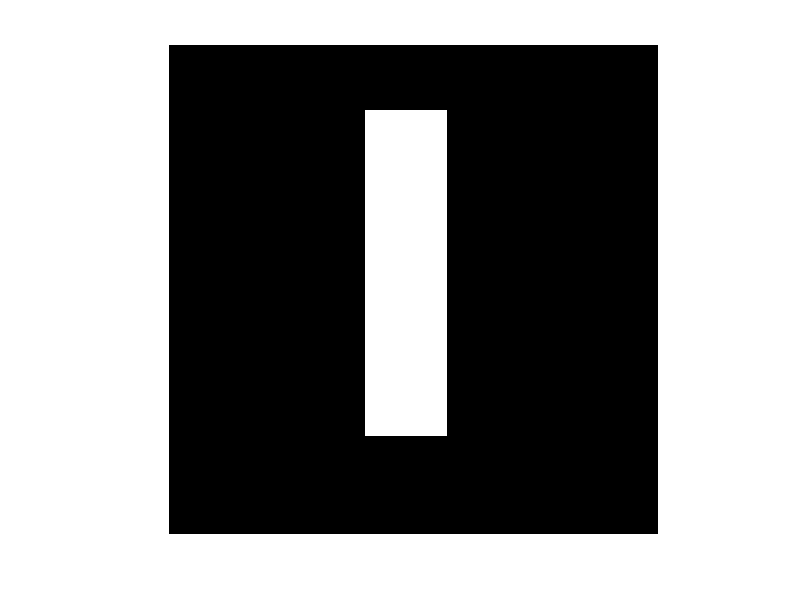

The MATLAB source for this figure:
%% create image 1
f1 = zeros(30, 30);
f1(5:24, 13:17) = 1;
% figure;  imshow(f1, 'InitialMagnification', 'fit');

%% fft for f1
F = fft2( f1 );
Fshifted = fftshift( F );
Fshiftedabs = abs( Fshifted );
% figure;  imshow(Fshiftedabs, [], 'InitialMagnification', 'fit');

F3 = log( 1 + Fshiftedabs);
% figure;  imshow(F2, [], 'InitialMagnification', 'fit');

%% create image 2
f1 = zeros(30, 30);
f1(5:24, 13:17) = 1;
f2 = f1';
% figure;  imshow(f2, 'InitialMagnification', 'fit');

%% fft for f2
F2 = fft2( f2 );
Fshifted2 = fftshift( F2 );
Fshiftedabs2 = abs( Fshifted2 );
% figure;  imshow(Fshiftedabs, [], 'InitialMagnification', 'fit');

F22 = log( 1 + Fshiftedabs2);
% figure;  imshow(F2, [], 'InitialMagnification', 'fit');

%% subplot
% figure;  subplot(2, 2, 1);  imshow(f1, []);
%         subplot(2, 2, 2);  imshow(f2, []);
%         subplot(2, 2, 3);  imshow(F3, []);
%         subplot(2, 2, 4);  imshow(F22, []);

%% inverse fft
G = ifftshift( Fshifted );
g = ifft2( G );
figure;   imshow(g, [], 'InitialMagnification', 'fit');

%%
